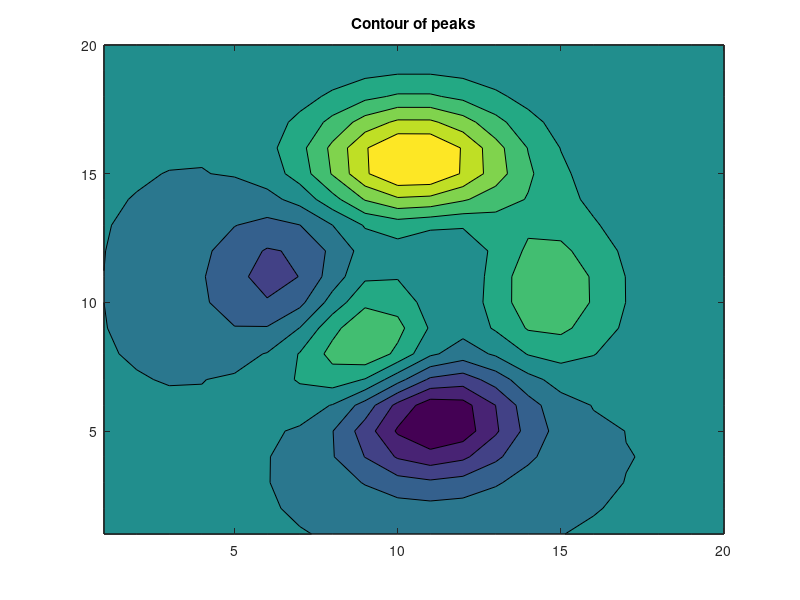

This figure's MATLAB source:
function graphic_demo_plot
% For the MLP demo presentation, an M file that does some
% stuff in painters to prove a point.
  
  contourf(peaks(20));
  box on;
  title('Contour of peaks');